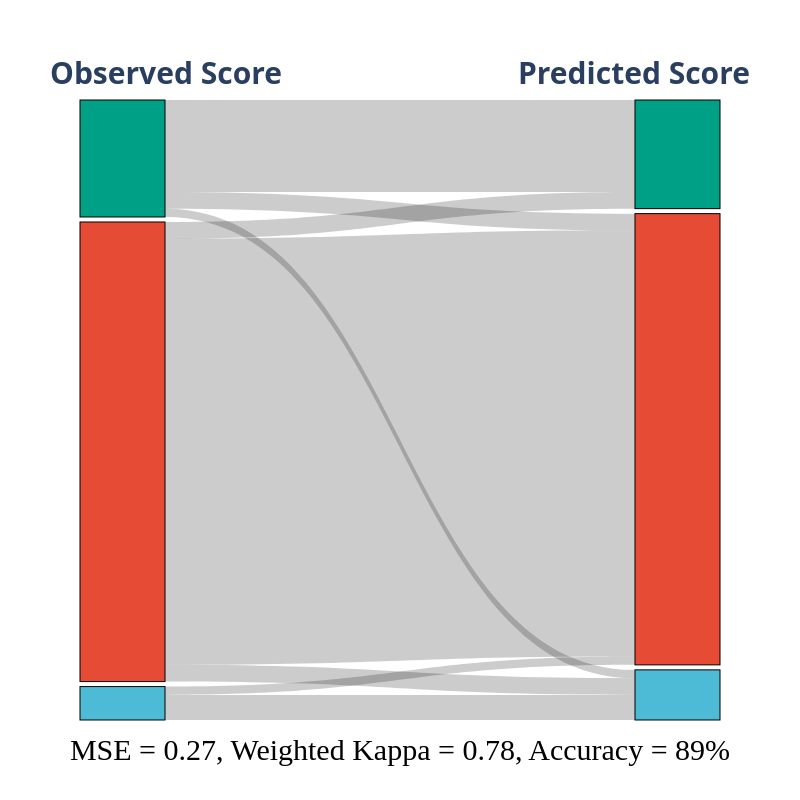

Here is the notebook cell this chart was saved with:
### Code cell
safe_colors = ["#00A087", "#4DBBD5", "#E64B35", "#00A087", "#4DBBD5", "#E64B35"]

default_nejm = ["#029E73", "#0072B5", "#BC3C29", "#029E73", "#0072B5", "#BC3C29"]
default_jco = ["#74C476", "#4575B4", "#D73027", "#74C476", "#4575B4", "#D73027"]
lanonc_lancet = ["#4DAF4A", "#377EB8", "#E41A1C", "#4DAF4A", "#377EB8", "#E41A1C"]

sankey_data = res.groupby(['label_groundtruth', 'label_prediction']).size().reset_index(name='count')

link_colors = [safe_colors[src] for src in sankey_data['label_groundtruth']]

fig = go.Figure(data=[go.Sankey(
    node=dict(
        pad=5,  
        thickness=85,  
        line=dict(color="black", width=1),  
        color=safe_colors  
    ),
    link=dict(
        source=sankey_data['label_groundtruth'],  
        target=sankey_data['label_prediction'] + 3,  
        value=sankey_data['count'],  
        # color=link_colors,  
    )
)])

fig.update_layout(
    title_x=0.5,
    title_y=0.05,
    font_size=40,
    title_text=f"MSE = {mse:.2f}, Weighted Kappa = {weighted_kappa:.2f}, Accuracy = {accuracy:.0%}", 
    title_font=dict(family="Arial Black", size=30, color="black"),
    plot_bgcolor=safe_colors[2], 
    height=800,
    width=800,
    annotations=[
        dict(
            x=-0.05, y=1.08, 
            text="<b>Observed Score</b>", 
            showarrow=False, 
            font=dict(size=30)
        ),
        dict(
            x=1.05, y=1.08, 
            text="<b>Predicted Score</b>", 
            showarrow=False, 
            font=dict(size=30)
        )
    ]
)

fig.show()

### Figure 1 — Plotly figure (JSON) as saved in the notebook; plotly's stock layout.template omitted (floating-point values rounded to 4 significant figures)
{"data": [{"link": {"source": [0, 0, 0, 1, 1, 2, 2, 2], "target": [3, 4, 5, 4, 5, 3, 4, 5], "value": [11, 1, 2, 3, 1, 2, 2, 51]}, "node": {"color": ["#00A087", "#4DBBD5", "#E64B35", "#00A087", "#4DBBD5", "#E64B35"], "line": {"color": "black", "width": 1}, "pad": 5, "thickness": 85}, "type": "sankey"}], "layout": {"annotations": [{"font": {"size": 30}, "showarrow": false, "text": "<b>Observed Score</b>", "x": -0.05, "y": 1.08}, {"font": {"size": 30}, "showarrow": false, "text": "<b>Predicted Score</b>", "x": 1.05, "y": 1.08}], "font": {"size": 40}, "height": 800, "plot_bgcolor": "#E64B35", "title": {"font": {"color": "black", "family": "Arial Black", "size": 30}, "text": "MSE = 0.27, Weighted Kappa = 0.78, Accuracy = 89%", "x": 0.5, "y": 0.05}, "width": 800}}
